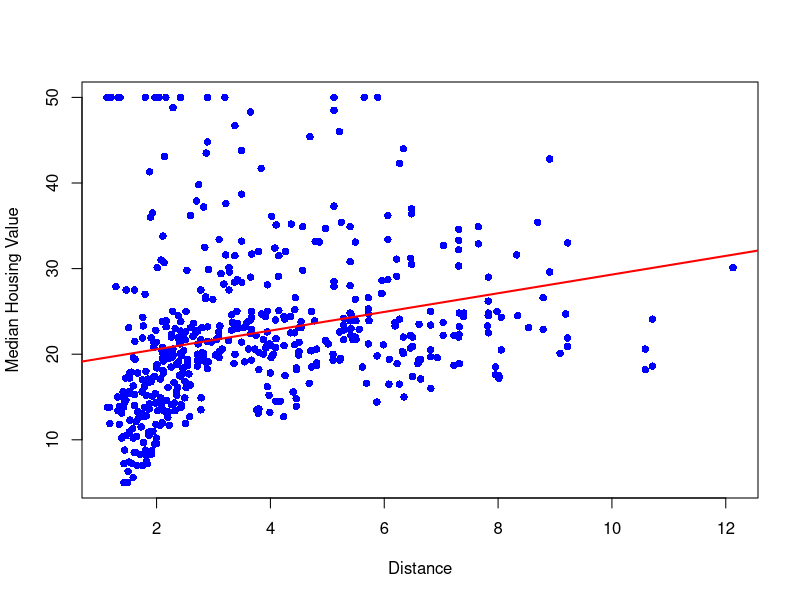
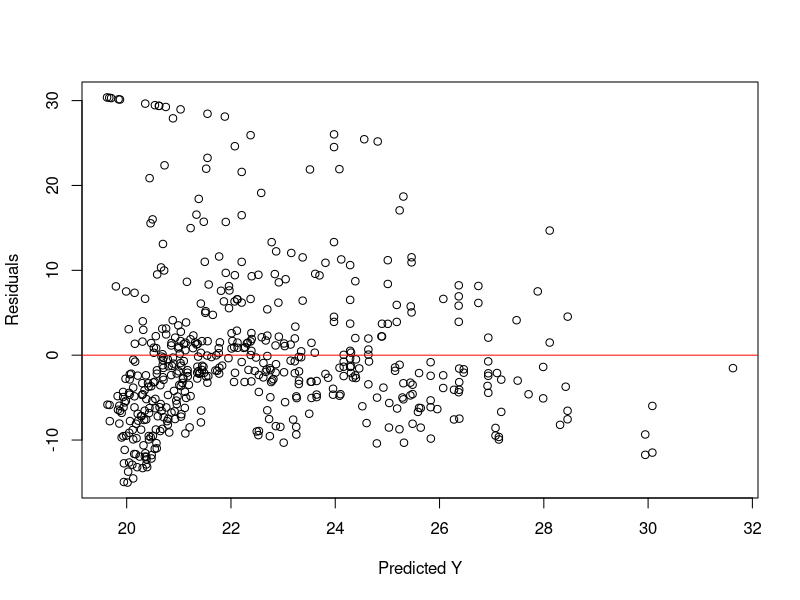
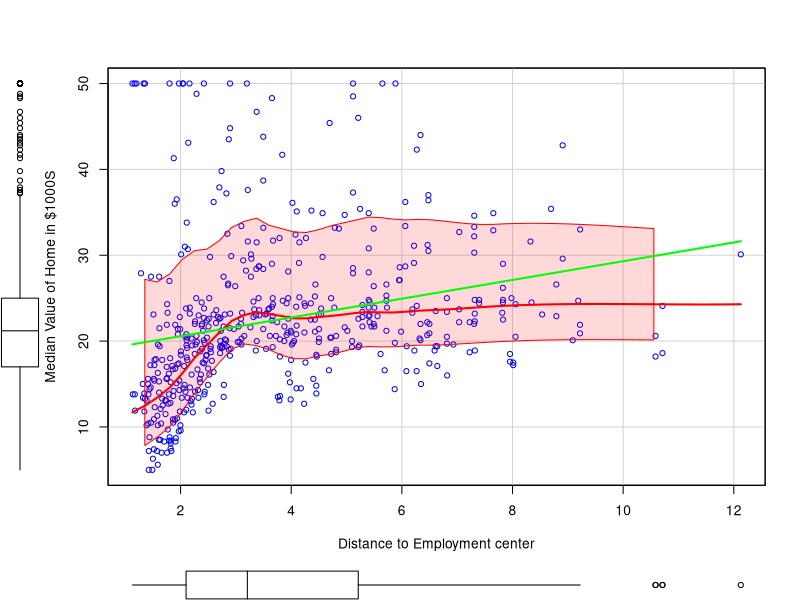
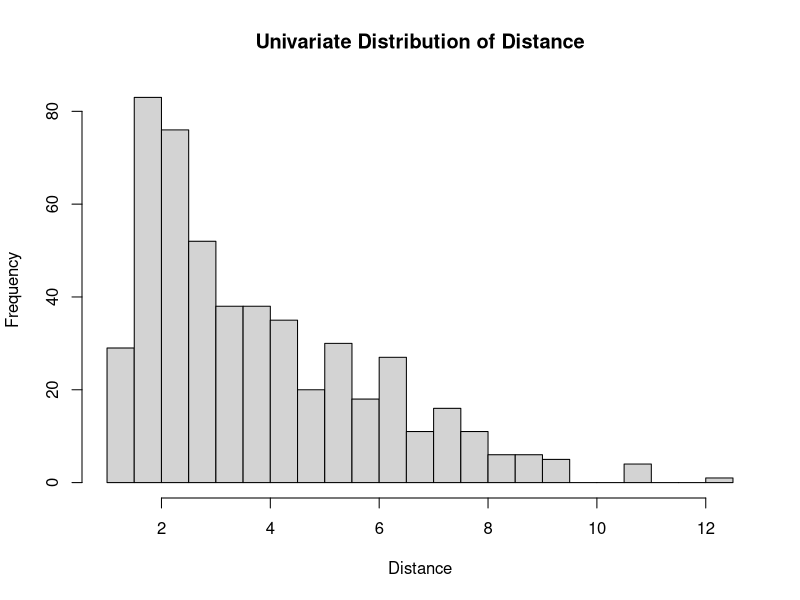
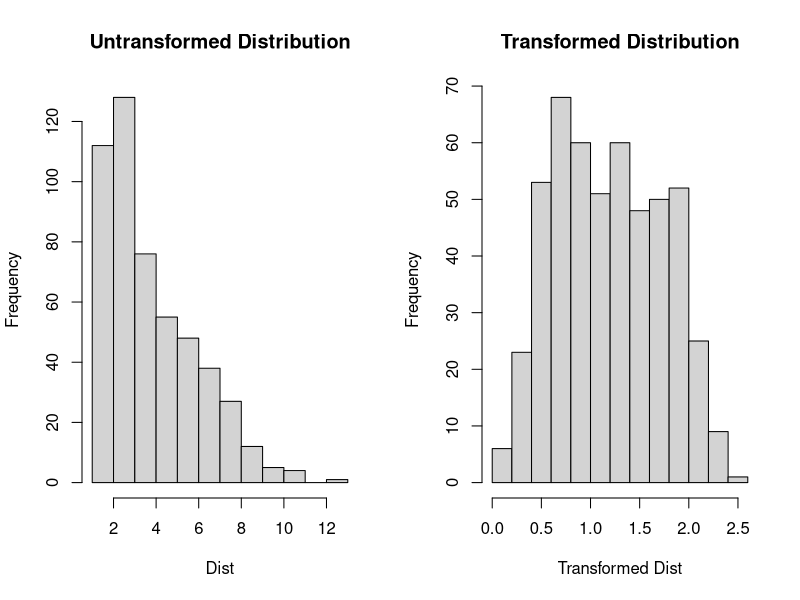
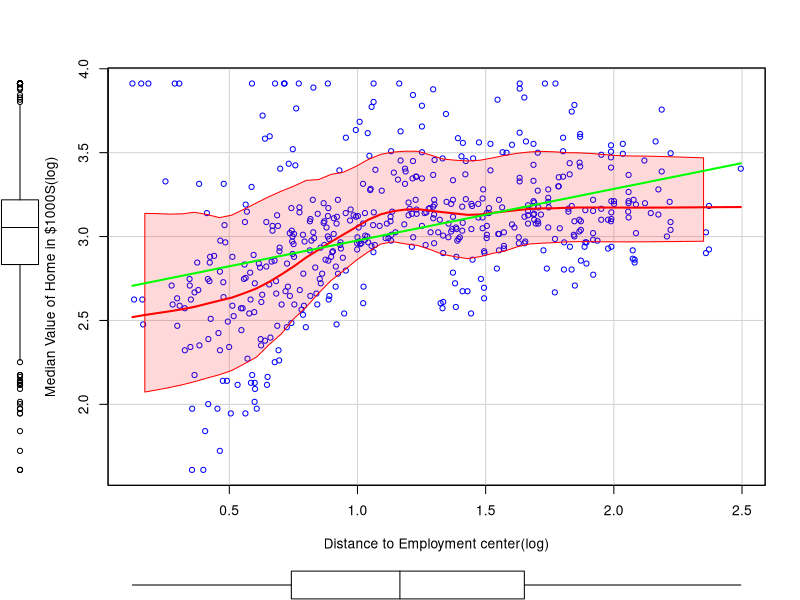

Source code (R) for these figures, in order:
## Read Data
library(MASS);library(car)
data("Boston")
getwd()

####################################
# plot x and y                    
####################################
plot(Boston$dis, Boston$medv,xlab = "Distance", 
     ylab = "Median Housing Value",
     pch = 16, col = "blue")

# Add regression line
bivariate_model = lm(medv~dis, data = Boston)

abline(bivariate_model, col = "red", lwd = 2)

summary(bivariate_model)

## Residual plot based on y variable vs residuals
par(mfrow = c(1,1))
plot(bivariate_model$fitted.values, bivariate_model$residuals, xlab = 'Predicted Y', ylab = 'Residuals')
trend_line <- lm(bivariate_model$residuals ~ Boston$medv)
abline(h = 0, col = 'red')

####################################
## scatterplot visualization
####################################
car::scatterplot(medv~dis, data = Boston, smooth = list(span = 0.35,lty.smooth=1,
                                                        col.smooth = "red", col.var = "red"),
                 regLine =  list(col = "green"), 
                 xlab = 'Distance to Employment center',
                 ylab = 'Median Value of Home in $1000S')

hist(Boston$dis, breaks = 20, main = 'Univariate Distribution of Distance',xlab = 'Distance')

########################################
## shapiro.test to assess the normality
# H_0: sample comes from a normally distributed population
########################################
shapiro.test(Boston$dis)

####################################################
## Box-cox transformation for independent variable
####################################################
summary_boxcox_dis = summary(powerTransform(dis~1, data = Boston))
summary_boxcox_dis

####################################################
## if transformation needed and not in log (lambda != 0)
####################################################
bcpower_dis = bcPower(Boston$dis, lambda =  0)
par(mfrow = c(1,2))
hist(Boston$dis, main = 'Untransformed Distribution', xlab = 'Dist')
hist(bcpower_dis, main = "Transformed Distribution", xlab = 'Transformed Dist')

####################################################
## Box-cox transformation for dependent variable
####################################################
summary(powerTransform(medv~log(dis), data = Boston))

####################################################
## Linear model in transformed system
####################################################
transformed_bivariate_model = lm(log(medv) ~ log(dis), data=  Boston)
summary(transformed_bivariate_model)

car::scatterplot(log(medv)~log(dis), 
                 data = Boston, smooth = list(span = 0.35,lty.smooth=1,col.smooth = "red", col.var = "red"),
                 regLine =  list(col = "green"), 
                 xlab = 'Distance to Employment center(log)',
                 ylab = 'Median Value of Home in $1000S(log)')



